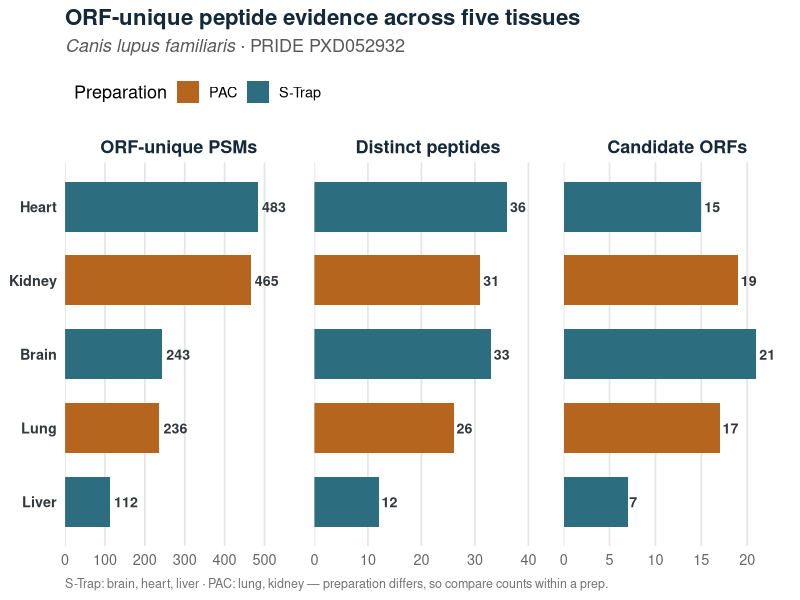

Write R code to recreate this figure.
# ─────────────────────────────────────────────────────────────────────────────
# ORF-unique peptide evidence across five tissues  (slide "Results – Detection")
# Faceted bar chart: one panel per metric, free x-scales, coloured by prep.
# install.packages(c("ggplot2","dplyr","tidyr","forcats","tibble"))  # if needed
# ─────────────────────────────────────────────────────────────────────────────
library(ggplot2); library(dplyr); library(tidyr); library(forcats); library(tibble)

det <- tribble(
  ~Tissue,  ~Prep,    ~PSMs, ~Peptides, ~CandidateORFs,
  "Brain",  "S-Trap",  243,   33,        21,
  "Heart",  "S-Trap",  483,   36,        15,
  "Liver",  "S-Trap",  112,   12,         7,
  "Lung",   "PAC",     236,   26,        17,
  "Kidney", "PAC",     465,   31,        19
)

# order tissues by ORF-unique PSMs (highest on top), consistent across all panels
lev <- det |> arrange(PSMs) |> pull(Tissue)

long <- det |>
  mutate(Tissue = factor(Tissue, levels = lev)) |>
  pivot_longer(c(PSMs, Peptides, CandidateORFs),
               names_to = "Metric", values_to = "Value") |>
  mutate(Metric = recode_factor(Metric,
                                PSMs          = "ORF-unique PSMs",
                                Peptides      = "Distinct peptides",
                                CandidateORFs = "Candidate ORFs"))

pal <- c("S-Trap" = "#2C6E7F", "PAC" = "#B5651D")   # matches your deck palette

p <- ggplot(long, aes(Value, Tissue, fill = Prep)) +
  geom_col(width = 0.68) +
  geom_text(aes(label = Value), hjust = -0.18, size = 3.6,
            fontface = "bold", colour = "#33383D") +
  facet_wrap(~ Metric, scales = "free_x", nrow = 1) +
  scale_fill_manual(values = pal, name = "Preparation") +
  scale_x_continuous(expand = expansion(mult = c(0, 0.18))) +
  labs(
    title    = "ORF-unique peptide evidence across five tissues",
    subtitle = expression(italic("Canis lupus familiaris")~"· PRIDE PXD052932"),
    caption  = "S-Trap: brain, heart, liver · PAC: lung, kidney — preparation differs, so compare counts within a prep.",
    x = NULL, y = NULL
  ) +
  theme_minimal(base_size = 13) +
  theme(
    panel.grid.major.y = element_blank(),
    panel.grid.minor   = element_blank(),
    panel.grid.major.x = element_line(colour = "grey90"),
    panel.spacing      = unit(1.1, "lines"),
    strip.text    = element_text(face = "bold", size = 13, colour = "#14293A"),
    plot.title    = element_text(face = "bold", size = 16, colour = "#14293A"),
    plot.subtitle = element_text(colour = "grey35", margin = margin(b = 8)),
    plot.caption  = element_text(colour = "grey45", hjust = 0, size = 9),
    legend.position = "top", legend.justification = "left",
    axis.text.y = element_text(face = "bold", colour = "#33383D"),
    axis.text.x = element_text(colour = "grey40")
  )

# white background for a light slide; use bg = "transparent" to drop onto any slide
ggsave("ORF_detection_by_tissue.png", p, width = 11, height = 4.6, dpi = 300, bg = "white")

# ── Alternative: single punchy lollipop of the headline metric (ORF-unique PSMs)
# p2 <- ggplot(det, aes(PSMs, fct_reorder(Tissue, PSMs), colour = Prep)) +
#   geom_segment(aes(x = 0, xend = PSMs, yend = Tissue), linewidth = 1.2) +
#   geom_point(size = 5) +
#   geom_text(aes(label = PSMs), hjust = -0.5, fontface = "bold", size = 4) +
#   scale_colour_manual(values = pal, name = "Preparation") +
#   scale_x_continuous(expand = expansion(mult = c(0, 0.12))) +
#   labs(title = "ORF-unique PSMs per tissue", x = "ORF-unique PSMs", y = NULL) +
#   theme_minimal(base_size = 13)
# ggsave("ORF_PSMs_lollipop.png", p2, width = 8, height = 4, dpi = 300, bg = "white")
